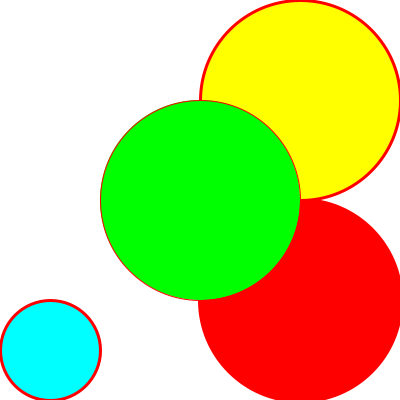
Frame 1 (no input)
Frame 60 (the mouse pressed at the canvas centre just before this capture): identical to frame 1, image omitted
Frame 120 (the mouse held since frame 60 and released just before this capture): identical to frame 1, image omitted

The Processing sketch that drew this single still picture (run headless with seeded random() and noise(); from frame 60 on, the mouse is pressed at the canvas centre):

// Processing sketch: elllipses
// ── elllipses.pde
void setup() {
  // se ejecuta una sola vez
  size(400, 400); // size(x,y)
}

void draw() {
  // se ejecuta ininterrumpidamente hasta que detengamos el programa
  background(255);
  fill(255, 0, 0);
  stroke(255, 0, 0); //color de la linea
  strokeWeight(5);
  ellipseMode(CENTER);
  ellipse(300, 300, 200, 200);
  ellipseMode(CORNER);
  strokeWeight(3);
  fill(255, 255, 0);

  ellipse(200, 0, 200, 200);
  fill(0, 255, 255);

  ellipse(0, 300, 100, 100);
  ellipseMode(CENTER);
  strokeWeight(1);
  fill(0, 255, 0);
  ellipse(200, 200, 200, 200);
}
